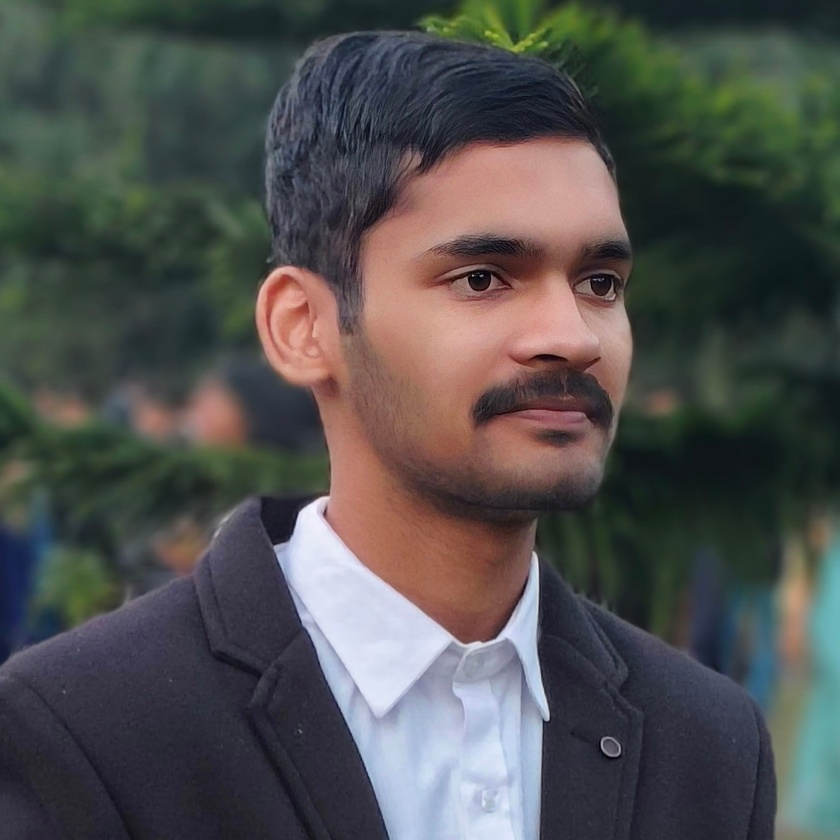
#> input picture input_image.jpg, 840 x 840 px, shrunk from 1190 x 1190 before the run
$ python multiresolution_info.py
#> lines starting #> are read from the running program, lines starting #| are printed output that depends on the picture
import numpy as np
import cv2
import pywt
from scipy.linalg import svd


# Arnold Cat Map Transformation
def arnold_cat_map(img, iterations=5):
    h, w = img.shape
    transformed = np.copy(img)
    for _ in range(iterations):
        temp = np.zeros_like(transformed)
        for x in range(h):
            for y in range(w):
                new_x = (x + y) % h
                new_y = (x + 2 * y) % w
                temp[new_x, new_y] = transformed[x, y]
        transformed = temp
    return transformed


# Inverse Arnold Cat Map
def inverse_arnold_cat_map(img, iterations=5):
    h, w = img.shape
    transformed = np.copy(img)
    for _ in range(iterations):
        temp = np.zeros_like(transformed)
        for x in range(h):
            for y in range(w):
                new_x = (2 * x - y) % h
                new_y = (-x + y) % w
                temp[new_x, new_y] = transformed[x, y]
        transformed = temp
    return transformed


# Logistic Map for Chaotic Sequence
def logistic_map(size, r=3.9, x0=0.5):
    x = np.zeros(size)
    x[0] = x0
    for i in range(1, size):
        x[i] = r * x[i - 1] * (1 - x[i - 1])
    return x


# Function to Apply 3-Level DWT and Save Images
def apply_dwt_and_save(img_gray):
    coeffs = pywt.wavedec2(img_gray, 'db4', level=3)  # 3-Level DWT decomposition
    LL1, (LH1, HL1, HH1), (LH2, HL2, HH2), (LH3, HL3, HH3) = coeffs

    # Save images for each level
    cv2.imwrite("dwt_LL1.jpg", np.clip(LL1, 0, 255).astype(np.uint8))
    cv2.imwrite("dwt_LH1.jpg", np.clip(LH1, 0, 255).astype(np.uint8))
    cv2.imwrite("dwt_HL1.jpg", np.clip(HL1, 0, 255).astype(np.uint8))
    cv2.imwrite("dwt_HH1.jpg", np.clip(HH1, 0, 255).astype(np.uint8))

    return coeffs


# Encrypt Image using 3-Level DWT + SVD + ACM + Chaos
def encrypt_image(img_path):
    # Read Image
#> called with img_path = 'input_image.jpg'
    img = cv2.imread(img_path, cv2.IMREAD_GRAYSCALE)
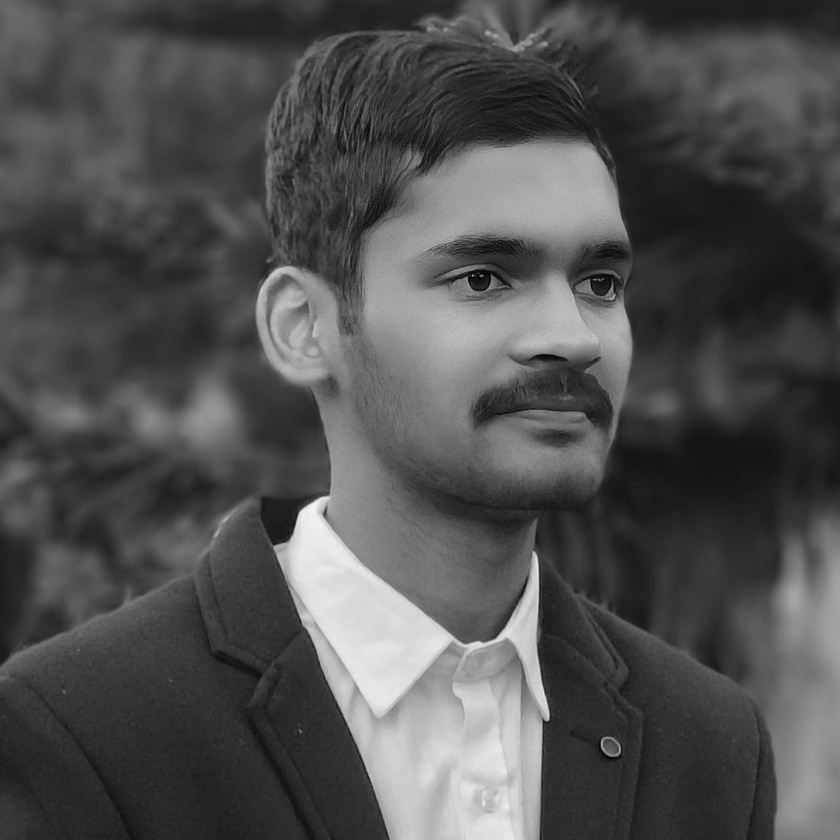
#> img: shape (840, 840); min 0, max 245, mean 79.9
    if img is None:
        raise ValueError(f"Image not found or unable to read: {img_path}")

    img = img.astype(np.float64)

    # Apply 3-Level DWT and Save Resolution Images
    coeffs = apply_dwt_and_save(img)
#> in apply_dwt_and_save, `coeffs = pywt.wavedec2(img_gray, 'db4', level=3)`: coeffs = 4 items
#> in apply_dwt_and_save, `cv2.imwrite("dwt_HH1.jpg", np.clip(HH1, 0, 255).astype(np.uint8))`:
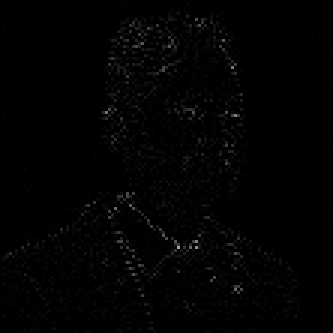
#> saved as dwt_HH1.jpg: shape (111, 111) (shown 3 times larger); min 0, max 163, mean 2.4
#> coeffs = 4 items
    LL, (LH, HL, HH) = coeffs[0], coeffs[1]

    # Apply SVD on LL Sub-band
    U, S, Vt = svd(LL)
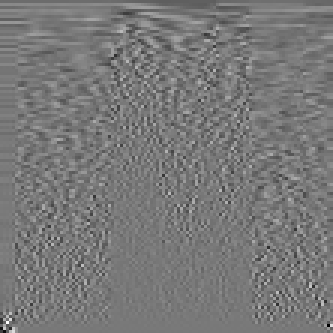
#> Vt: shape (111, 111) float64 (shown 3 times larger); min -0.696, max 0.771, mean -0.000534; drawn with min black and max white
#> S = 111 values, max 74665.3 at index 0, min 0.000573 at index 110, mean 1906.8

    # Generate Chaotic Sequence
    chaotic_seq = logistic_map(len(S))
#> chaotic_seq = 111 values, max 0.975 at index 1, min 0.0951 at index 2, mean 0.578

    # Encrypt Singular Values
    S_encrypted = S * chaotic_seq  # Multiplication instead of addition
#> S_encrypted = 111 values, max 37332.6 at index 0, min 5.74e-05 at index 110, mean 1034

    # Apply Arnold Cat Map on U and V matrices
    U_encrypted = arnold_cat_map(U, iterations=5)
#> after the loop in arnold_cat_map, `for _ in range(iterations):`:
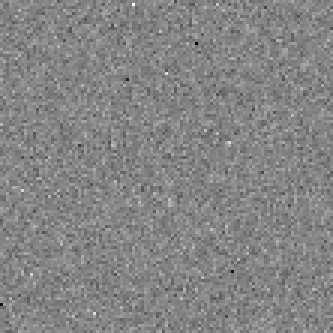
#> temp: shape (111, 111) float64 (shown 3 times larger); min -0.804, max 0.739, mean -0.000578; drawn with min black and max white
    Vt_encrypted = arnold_cat_map(Vt, iterations=5)
#> call 2 of arnold_cat_map, with iterations = 5
#> after the loop in arnold_cat_map (call 2), `for _ in range(iterations):`:
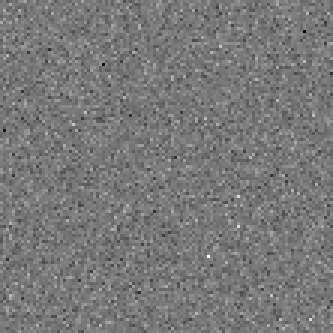
#> temp: shape (111, 111) float64 (shown 3 times larger); min -0.696, max 0.771, mean -0.000534; drawn with min black and max white

    # Reconstruct Encrypted LL
    LL_encrypted = np.dot(U_encrypted, np.dot(np.diag(S_encrypted), Vt_encrypted))

    # Apply Inverse DWT to Get Encrypted Image
    encrypted_img = pywt.idwt2((LL_encrypted, (LH, HL, HH)), 'db4')

    # Save Encrypted Image
    cv2.imwrite("encrypted_image.jpg", np.clip(encrypted_img, 0, 255).astype(np.uint8))
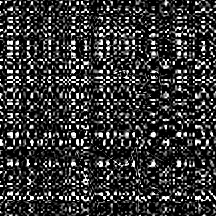
#> saved as encrypted_image.jpg: shape (216, 216); min 0, max 255, mean 53.7

    return U_encrypted, S_encrypted, Vt_encrypted, chaotic_seq, LH, HL, HH


# Decrypt Image
def decrypt_image(U_encrypted, S_encrypted, Vt_encrypted, chaotic_seq, LH, HL, HH):
    # Recover Singular Values
    S_decrypted = S_encrypted / chaotic_seq  # Inverse of multiplication

    # Apply Inverse Arnold Cat Map to Recover U and V
    U_decrypted = inverse_arnold_cat_map(U_encrypted, iterations=5)
    Vt_decrypted = inverse_arnold_cat_map(Vt_encrypted, iterations=5)

    # Reconstruct Decrypted LL Sub-band
    LL_decrypted = np.dot(U_decrypted, np.dot(np.diag(S_decrypted), Vt_decrypted))

    # Apply Inverse DWT
    decrypted_img = pywt.idwt2((LL_decrypted, (LH, HL, HH)), 'db4')

    # Ensure valid pixel values before saving
    decrypted_img = np.clip(decrypted_img, 0, 255).astype(np.uint8)

    # Save Decrypted Image
    cv2.imwrite("decrypted_image.jpg", decrypted_img)

    return decrypted_img


# Example Usage
image_path = "input_image.jpg"
U_enc, S_enc, Vt_enc, chaotic_seq, LH, HL, HH = encrypt_image(image_path)
#> S_enc has the same summary as S_encrypted in encrypt_image

# Decrypt
decrypted_img = decrypt_image(U_enc, S_enc, Vt_enc, chaotic_seq, LH, HL, HH)
#> in decrypt_image, `S_decrypted = S_encrypted / chaotic_seq`: S_decrypted has the same summary as S in encrypt_image
#> in decrypt_image, `decrypted_img = np.clip(decrypted_img, 0, 255).astype(np.uint8)`:
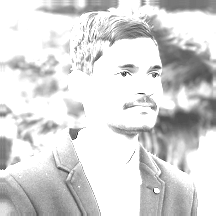
#> decrypted_img: shape (216, 216); min 21, max 255, mean 215.9

# Show Results
cv2.imshow("Decrypted Image", decrypted_img)
cv2.waitKey(0)
cv2.destroyAllWindows()
